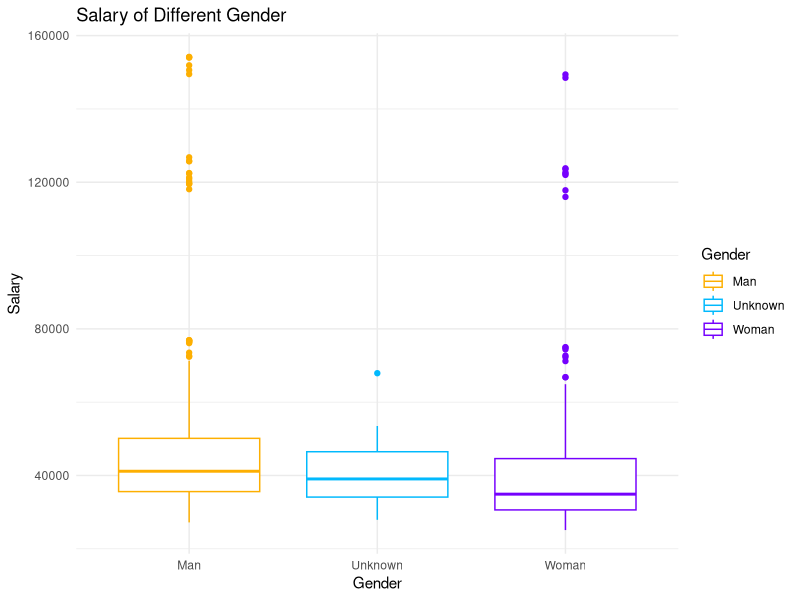
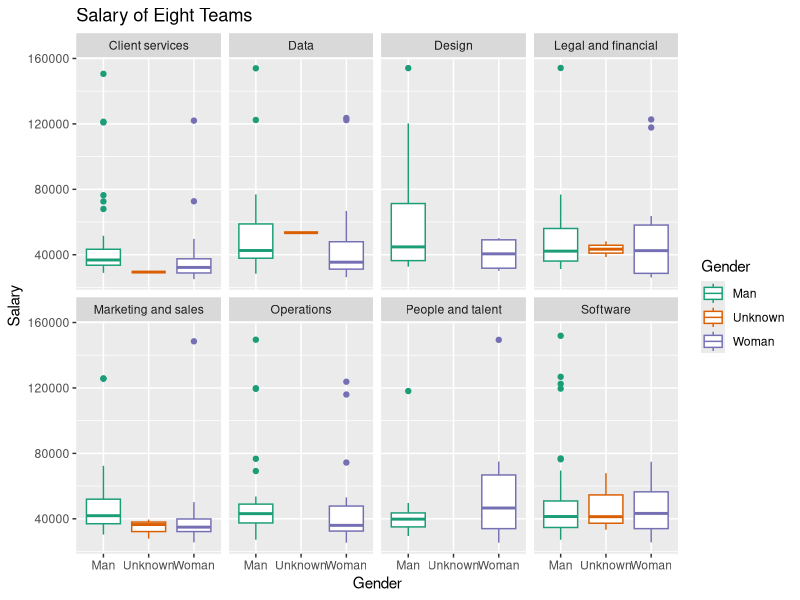
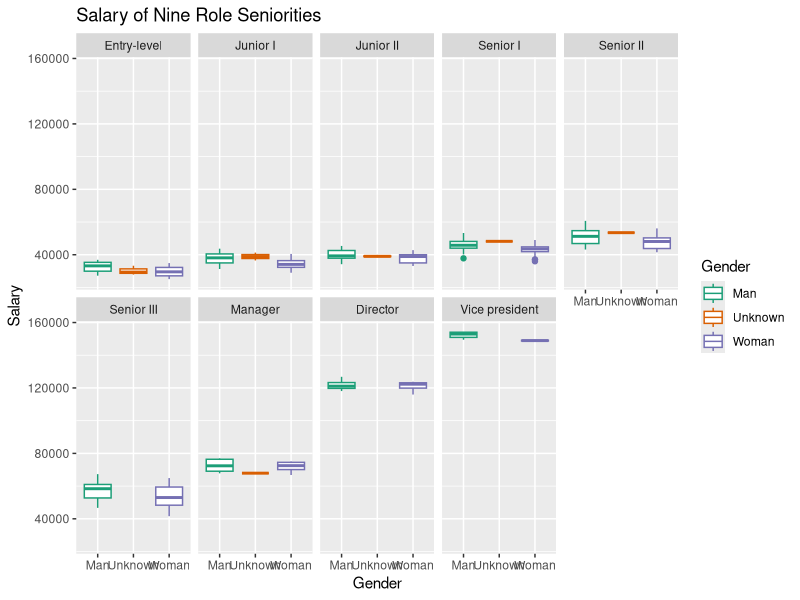
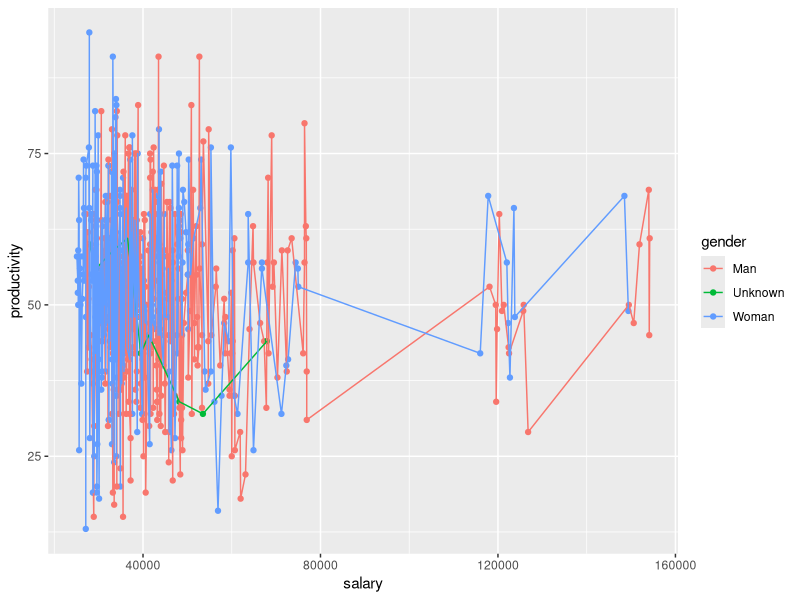

Source code (R) for these figures, in order:
## ---- chunk 1
library(tidyverse)
library(ggplot2)
knitr::opts_chunk$set(echo = TRUE)
## ---- chunk 2
black_saber_current_employees <- read_csv("data/black-saber-current-employees.csv")
black_saber_current_employees_Q4 <- black_saber_current_employees %>%
  mutate(salary=as.numeric(parse_number(salary))) %>%
  mutate(gender= str_replace(gender, "Prefer not to say", 
                               "Unknown")) %>%
  mutate(role_seniority = fct_relevel(role_seniority, "Director", after=7)) %>%
  mutate(role_seniority = fct_relevel(role_seniority, "Manager", after=6)) %>%
  filter(financial_q=="2020 Q4")
## ---- chunk 3
black_saber_current_employees_Q4 %>%
  ggplot(aes(x=gender, y=salary, color = gender)) +
  geom_boxplot() +
  labs(title="Salary of Different Gender", x="Gender", y= "Salary") +
  scale_color_manual(name = "Gender", values = c("#FDAF01", "#01B9FD", "#7501FD")) +
  theme_minimal()
## ---- chunk 4
black_saber_current_employees_Q4 %>%
 ggplot(aes(x=gender, y=salary,colour=gender)) + 
  geom_boxplot() +
  labs(title="Salary of Eight Teams", x="Gender", y="Salary",colour="Gender") +
  facet_wrap(~team,nrow=2) +
  scale_color_brewer(palette="Dark2") 
## ---- chunk 5
black_saber_current_employees_Q4 %>%
  ggplot(aes(x=gender, y=salary, colour=gender)) +
  geom_boxplot()+
  labs(title="Salary of Nine Role Seniorities", x="Gender", y="Salary",colour="Gender") +
  facet_wrap(~role_seniority,nrow=2) +
  scale_color_brewer(palette="Dark2") 
  
## ---- chunk 6
black_saber_current_employees_Q4 %>%
ggplot(aes(x=salary, 
      y=productivity,
      colour=gender))+ 
      geom_point() +
      geom_line()
      labs(title="Salary of Productivity and Salary", x="Productivity", y="Salary",colour="Gender")
      
        #legend("bottomright", legend=c("Mississauge", "Toronto"), col=as.factor(df2_adjusted$location), #title="Location", pch=1))
## ---- chunk 7
library(lme4)
library(lmtest)
## ---- chunk 8
mod1 <- lmer(salary~gender+leadership_for_level+(1|team),data=black_saber_current_employees_Q4)
mod2 <- lmer(salary~gender+leadership_for_level+productivity+(1|team),data=black_saber_current_employees_Q4) 
lrtest(mod1,mod2) #use model 2
## ---- chunk 9
mod2 <- lmer(salary~gender+leadership_for_level+productivity+(1|team),data=black_saber_current_employees_Q4) 
mod3 <- lmer(salary~gender+productivity+(1|team),data=black_saber_current_employees_Q4)
lrtest(mod3,mod2) #use model 2
## ---- chunk 10
mod2 <- lmer(salary~gender+leadership_for_level+productivity+(1|team),data=black_saber_current_employees_Q4)
mod4 <- lmer(salary~gender+role_seniority+leadership_for_level+
               productivity+(1|team),data=black_saber_current_employees_Q4)
lrtest(mod2,mod4) #use model 4
## ---- chunk 11
mod4 <- lmer(salary~gender+role_seniority+leadership_for_level+
               productivity+(1|team),data=black_saber_current_employees_Q4)
mod5 <- lmer(salary~gender+leadership_for_level+productivity
             +(role_seniority|team),data=black_saber_current_employees_Q4)
lrtest(mod4,mod5) #use model 4
## ---- chunk 12
mod4 <- lmer(salary~gender+role_seniority+leadership_for_level+
               productivity+(1|team),data=black_saber_current_employees_Q4)
mod7 <- lmer(salary~gender+leadership_for_level+productivity+ (1|team)
             +(role_seniority|team),data=black_saber_current_employees_Q4)
lrtest(mod4,mod7) #use model 4 and model 4 is the best model
## ---- chunk 13
mod4 <- lmer(salary~gender+role_seniority+leadership_for_level+
               productivity+(1|team),data=black_saber_current_employees_Q4)
mod8 <- lmer(salary~role_seniority+leadership_for_level+
               productivity+(1|team),data=black_saber_current_employees_Q4)
lrtest(mod8,mod4) #Gender plays an important part
## ---- chunk 14
library(lmerTest)
summary(mod4)
